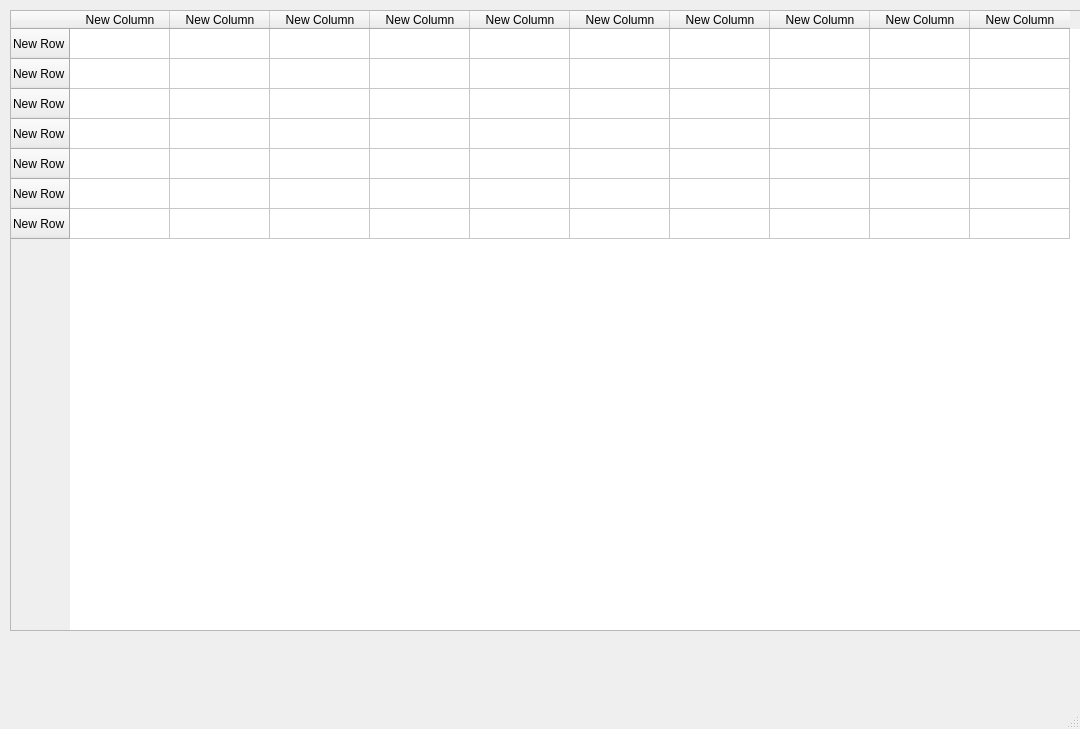
<?xml version="1.0" encoding="UTF-8"?>
<ui version="4.0">
 <class>Grades</class>
 <widget class="QMainWindow" name="Grades">
  <property name="geometry">
   <rect>
    <x>0</x>
    <y>0</y>
    <width>1080</width>
    <height>729</height>
   </rect>
  </property>
  <property name="windowTitle">
   <string>MainWindow</string>
  </property>
  <widget class="QWidget" name="centralwidget">
   <widget class="QTableWidget" name="tableWidget">
    <property name="geometry">
     <rect>
      <x>10</x>
      <y>10</y>
      <width>1071</width>
      <height>621</height>
     </rect>
    </property>
    <row>
     <property name="text">
      <string>New Row</string>
     </property>
    </row>
    <row>
     <property name="text">
      <string>New Row</string>
     </property>
    </row>
    <row>
     <property name="text">
      <string>New Row</string>
     </property>
    </row>
    <row>
     <property name="text">
      <string>New Row</string>
     </property>
    </row>
    <row>
     <property name="text">
      <string>New Row</string>
     </property>
    </row>
    <row>
     <property name="text">
      <string>New Row</string>
     </property>
    </row>
    <row>
     <property name="text">
      <string>New Row</string>
     </property>
    </row>
    <column>
     <property name="text">
      <string>New Column</string>
     </property>
    </column>
    <column>
     <property name="text">
      <string>New Column</string>
     </property>
    </column>
    <column>
     <property name="text">
      <string>New Column</string>
     </property>
    </column>
    <column>
     <property name="text">
      <string>New Column</string>
     </property>
    </column>
    <column>
     <property name="text">
      <string>New Column</string>
     </property>
    </column>
    <column>
     <property name="text">
      <string>New Column</string>
     </property>
    </column>
    <column>
     <property name="text">
      <string>New Column</string>
     </property>
    </column>
    <column>
     <property name="text">
      <string>New Column</string>
     </property>
    </column>
    <column>
     <property name="text">
      <string>New Column</string>
     </property>
    </column>
    <column>
     <property name="text">
      <string>New Column</string>
     </property>
    </column>
   </widget>
  </widget>
  <widget class="QMenuBar" name="menubar">
   <property name="geometry">
    <rect>
     <x>0</x>
     <y>0</y>
     <width>1080</width>
     <height>21</height>
    </rect>
   </property>
  </widget>
  <widget class="QStatusBar" name="statusbar"/>
 </widget>
 <resources/>
 <connections/>
</ui>
